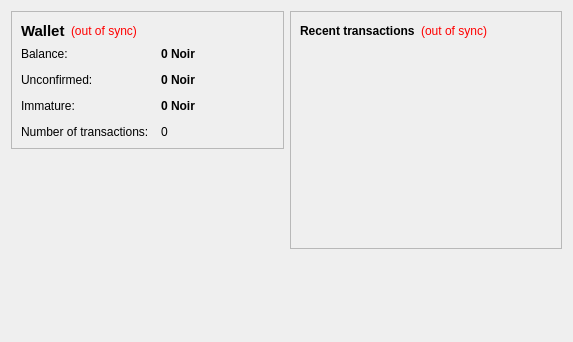
<?xml version="1.0" encoding="UTF-8"?>
<ui version="4.0">
 <class>OverviewPage</class>
 <widget class="QWidget" name="OverviewPage">
  <property name="geometry">
   <rect>
    <x>0</x>
    <y>0</y>
    <width>573</width>
    <height>342</height>
   </rect>
  </property>
  <property name="windowTitle">
   <string>Form</string>
  </property>
  <layout class="QHBoxLayout" name="horizontalLayout" stretch="1,1">
   <item>
    <layout class="QVBoxLayout" name="verticalLayout_2">
     <item>
      <widget class="QFrame" name="frame">
       <property name="frameShape">
        <enum>QFrame::StyledPanel</enum>
       </property>
       <property name="frameShadow">
        <enum>QFrame::Raised</enum>
       </property>
       <layout class="QVBoxLayout" name="verticalLayout_4">
        <item>
         <layout class="QHBoxLayout" name="horizontalLayout_4">
          <item>
           <widget class="QLabel" name="label_5">
            <property name="font">
             <font>
              <pointsize>11</pointsize>
              <weight>75</weight>
              <bold>true</bold>
             </font>
            </property>
            <property name="text">
             <string>Wallet</string>
            </property>
           </widget>
          </item>
          <item>
           <widget class="QLabel" name="labelWalletStatus">
            <property name="toolTip">
             <string>The displayed information may be out of date. Your wallet automatically synchronizes with the Noirbits network after a connection is established, but this process has not completed yet.</string>
            </property>
            <property name="styleSheet">
             <string notr="true">QLabel { color: red; }</string>
            </property>
            <property name="text">
             <string notr="true">(out of sync)</string>
            </property>
            <property name="alignment">
             <set>Qt::AlignLeading|Qt::AlignLeft|Qt::AlignVCenter</set>
            </property>
           </widget>
          </item>
          <item>
           <spacer name="horizontalSpacer_2">
            <property name="orientation">
             <enum>Qt::Horizontal</enum>
            </property>
            <property name="sizeHint" stdset="0">
             <size>
              <width>40</width>
              <height>20</height>
             </size>
            </property>
           </spacer>
          </item>
         </layout>
        </item>
        <item>
         <layout class="QFormLayout" name="formLayout_2">
          <property name="fieldGrowthPolicy">
           <enum>QFormLayout::AllNonFixedFieldsGrow</enum>
          </property>
          <property name="horizontalSpacing">
           <number>12</number>
          </property>
          <property name="verticalSpacing">
           <number>12</number>
          </property>
          <item row="0" column="0">
           <widget class="QLabel" name="label">
            <property name="text">
             <string>Balance:</string>
            </property>
           </widget>
          </item>
          <item row="0" column="1">
           <widget class="QLabel" name="labelBalance">
            <property name="font">
             <font>
              <weight>75</weight>
              <bold>true</bold>
             </font>
            </property>
            <property name="cursor">
             <cursorShape>IBeamCursor</cursorShape>
            </property>
            <property name="toolTip">
             <string>Your current balance</string>
            </property>
            <property name="text">
             <string notr="true">0 Noir</string>
            </property>
            <property name="textInteractionFlags">
             <set>Qt::LinksAccessibleByMouse|Qt::TextSelectableByKeyboard|Qt::TextSelectableByMouse</set>
            </property>
           </widget>
          </item>
          <item row="1" column="0">
           <widget class="QLabel" name="label_3">
            <property name="text">
             <string>Unconfirmed:</string>
            </property>
           </widget>
          </item>
          <item row="1" column="1">
           <widget class="QLabel" name="labelUnconfirmed">
            <property name="font">
             <font>
              <weight>75</weight>
              <bold>true</bold>
             </font>
            </property>
            <property name="cursor">
             <cursorShape>IBeamCursor</cursorShape>
            </property>
            <property name="toolTip">
             <string>Total of transactions that have yet to be confirmed, and do not yet count toward the current balance</string>
            </property>
            <property name="text">
             <string notr="true">0 Noir</string>
            </property>
            <property name="textInteractionFlags">
             <set>Qt::LinksAccessibleByMouse|Qt::TextSelectableByKeyboard|Qt::TextSelectableByMouse</set>
            </property>
           </widget>
          </item>
          <item row="3" column="0">
           <widget class="QLabel" name="label_2">
            <property name="text">
             <string>Number of transactions:</string>
            </property>
           </widget>
          </item>
          <item row="3" column="1">
           <widget class="QLabel" name="labelNumTransactions">
            <property name="toolTip">
             <string>Total number of transactions in wallet</string>
            </property>
            <property name="text">
             <string notr="true">0</string>
            </property>
           </widget>
          </item>
          <item row="2" column="0">
           <widget class="QLabel" name="labelImmatureText">
            <property name="text">
             <string>Immature:</string>
            </property>
           </widget>
          </item>
          <item row="2" column="1">
           <widget class="QLabel" name="labelImmature">
            <property name="font">
             <font>
              <weight>75</weight>
              <bold>true</bold>
             </font>
            </property>
            <property name="toolTip">
             <string>Mined balance that has not yet matured</string>
            </property>
            <property name="text">
             <string notr="true">0 Noir</string>
            </property>
            <property name="textInteractionFlags">
             <set>Qt::LinksAccessibleByMouse|Qt::TextSelectableByKeyboard|Qt::TextSelectableByMouse</set>
            </property>
           </widget>
          </item>
         </layout>
        </item>
       </layout>
      </widget>
     </item>
     <item>
      <spacer name="verticalSpacer">
       <property name="orientation">
        <enum>Qt::Vertical</enum>
       </property>
       <property name="sizeHint" stdset="0">
        <size>
         <width>20</width>
         <height>40</height>
        </size>
       </property>
      </spacer>
     </item>
    </layout>
   </item>
   <item>
    <layout class="QVBoxLayout" name="verticalLayout_3">
     <item>
      <widget class="QFrame" name="frame_2">
       <property name="frameShape">
        <enum>QFrame::StyledPanel</enum>
       </property>
       <property name="frameShadow">
        <enum>QFrame::Raised</enum>
       </property>
       <layout class="QVBoxLayout" name="verticalLayout">
        <item>
         <layout class="QHBoxLayout" name="horizontalLayout_2">
          <item>
           <widget class="QLabel" name="label_4">
            <property name="text">
             <string>&lt;b&gt;Recent transactions&lt;/b&gt;</string>
            </property>
           </widget>
          </item>
          <item>
           <widget class="QLabel" name="labelTransactionsStatus">
            <property name="toolTip">
             <string>The displayed information may be out of date. Your wallet automatically synchronizes with the Noirbits network after a connection is established, but this process has not completed yet.</string>
            </property>
            <property name="styleSheet">
             <string notr="true">QLabel { color: red; }</string>
            </property>
            <property name="text">
             <string notr="true">(out of sync)</string>
            </property>
            <property name="alignment">
             <set>Qt::AlignRight|Qt::AlignTrailing|Qt::AlignVCenter</set>
            </property>
           </widget>
          </item>
          <item>
           <spacer name="horizontalSpacer">
            <property name="orientation">
             <enum>Qt::Horizontal</enum>
            </property>
            <property name="sizeHint" stdset="0">
             <size>
              <width>40</width>
              <height>20</height>
             </size>
            </property>
           </spacer>
          </item>
         </layout>
        </item>
        <item>
         <widget class="QListView" name="listTransactions">
          <property name="styleSheet">
           <string notr="true">QListView { background: transparent; }</string>
          </property>
          <property name="frameShape">
           <enum>QFrame::NoFrame</enum>
          </property>
          <property name="verticalScrollBarPolicy">
           <enum>Qt::ScrollBarAlwaysOff</enum>
          </property>
          <property name="horizontalScrollBarPolicy">
           <enum>Qt::ScrollBarAlwaysOff</enum>
          </property>
          <property name="selectionMode">
           <enum>QAbstractItemView::NoSelection</enum>
          </property>
         </widget>
        </item>
       </layout>
      </widget>
     </item>
     <item>
      <spacer name="verticalSpacer_2">
       <property name="orientation">
        <enum>Qt::Vertical</enum>
       </property>
       <property name="sizeHint" stdset="0">
        <size>
         <width>20</width>
         <height>40</height>
        </size>
       </property>
      </spacer>
     </item>
    </layout>
   </item>
  </layout>
 </widget>
 <resources/>
 <connections/>
</ui>
